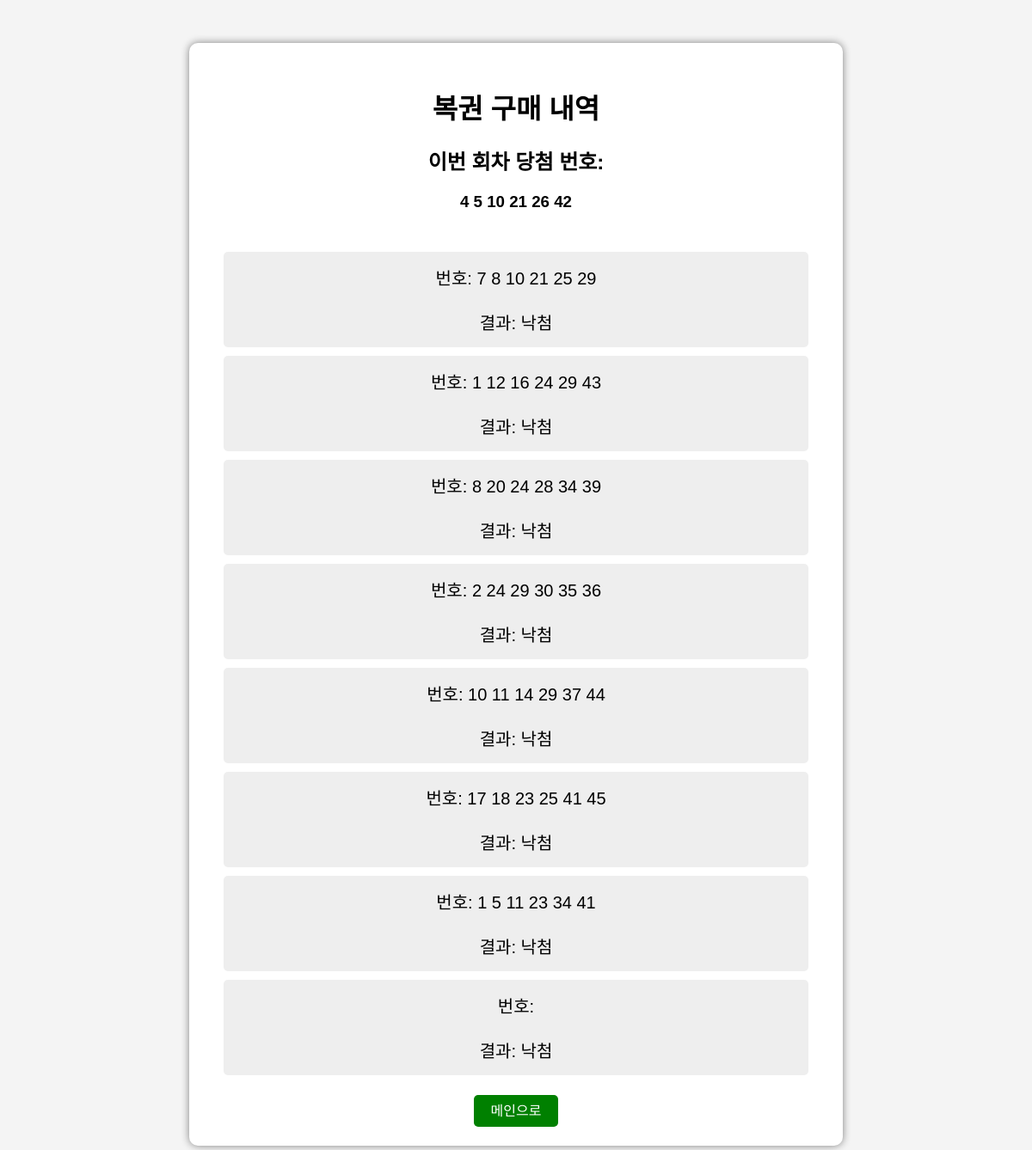
The page /history/ on the database its author committed.
### lotto/models.py (models this page shows, shortened)
class LottoTicket(models.Model):
    numbers = models.CharField(max_length=100)
    result = models.CharField(
        max_length=20,
        default='미추첨'
    )
    created_at = models.DateTimeField(auto_now_add=True)

### lotto/views.py (the view)
# urls.py: path('history/', views.history),
def history(request):
    tickets = LottoTicket.objects.all()
    for ticket in tickets:
        user_numbers = list(
            map(int, ticket.numbers.split())
        )
        ticket.result = calculate_rank(
            user_numbers,
            winning_numbers
        )
        ticket.save()
    context = {
        'tickets': tickets,
        'winning_numbers': winning_numbers
    }
    return render(
        request,
        'lotto/history.html',
        context
    )

### lotto/views.py (called while the page is built)
def calculate_rank(user_numbers, winning_numbers):
    match_count = len(
        set(user_numbers) & set(winning_numbers)
    )
    if match_count == 6:
        return "1등"
    elif match_count == 5:
        return "3등"
    elif match_count == 4:
        return "4등"
    elif match_count == 3:
        return "5등"
    else:
        return "낙첨"

### lotto/templates/lotto/history.html (shortened to what this page needs)
<!DOCTYPE html>
<html lang="ko">
<head>
</head>
<body>
<div class="box">
    <h1>복권 구매 내역</h1>
    <h2>
    이번 회차 당첨 번호:
</h2>
<h3>
    {% for number in winning_numbers %}
        {{ number }}
    {% endfor %}
</h3>
<br>
    {% for ticket in tickets %}
        <div class="ticket">
    번호:
    {{ ticket.numbers }}
    <br><br>
    결과:
    {{ ticket.result }}
</div>
    {% endfor %}
    <br>
    <a href="/">
        메인으로
    </a>
</div>
</body>
</html>

### lotto/templates/lotto/history.html (style rules this page uses)
body { font-family: Arial; background-color: #f4f4f4; text-align: center; margin-top: 50px; }
.box { width: 700px; margin: auto; background: white; padding: 30px; border-radius: 10px; box-shadow: 0px 0px 10px gray; }
.ticket { padding: 15px; margin: 10px; background: #eeeeee; border-radius: 5px; font-size: 20px; }
a { text-decoration: none; color: white; background: green; padding: 10px 20px; border-radius: 5px; }

### rows shown on the page
LottoTicket: numbers "7 8 10 21 25 29", result "낙첨"
LottoTicket: numbers "1 12 16 24 29 43", result "낙첨"
LottoTicket: numbers "8 20 24 28 34 39", result "낙첨"
LottoTicket: numbers "2 24 29 30 35 36", result "낙첨"
LottoTicket: numbers "10 11 14 29 37 44", result "낙첨"
LottoTicket: numbers "17 18 23 25 41 45", result "낙첨"
LottoTicket: numbers "1 5 11 23 34 41", result "낙첨"
LottoTicket: result "낙첨"

### other values the page prints
{{ number }} "4" "5" "10" "21" "26" "42"
